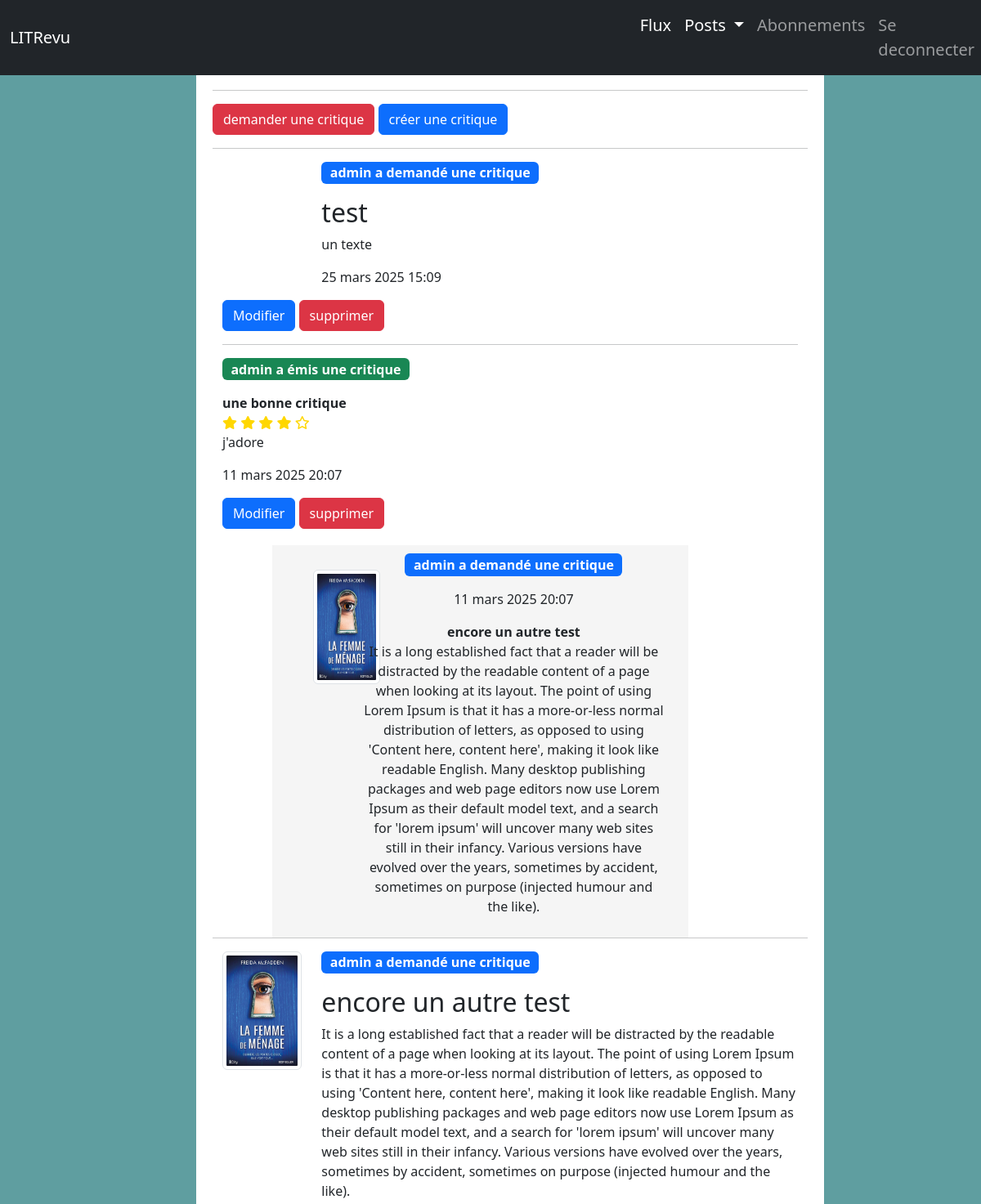
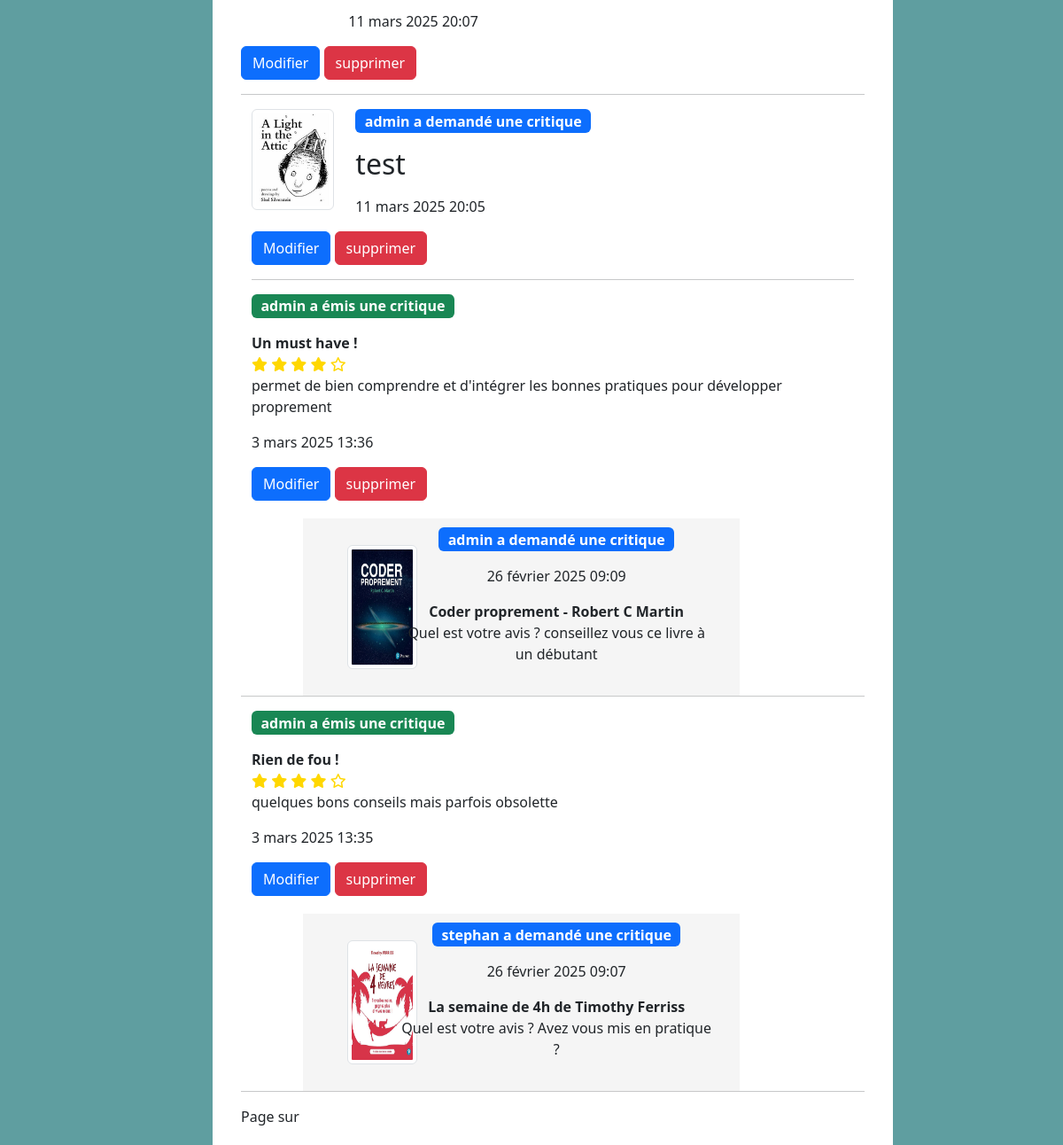
Screenshot of /home/ (signed in) with the database file from the repository (2 pictures, top to bottom).
### blog/models.py (models this page shows, shortened)
class Ticket(models.Model):
    image = models.ForeignKey(Photo,
                              null=True,
                              on_delete=models.SET_NULL,
                              blank=True)
    title = models.CharField(max_length=128)
    description = models.TextField(max_length=2048, blank=True)
    user = models.ForeignKey(settings.AUTH_USER_MODEL,
                             on_delete=models.CASCADE
                             )
    time_created = models.DateTimeField(auto_now_add=True)

class Review(models.Model):
    ticket = models.ForeignKey(to=Ticket, on_delete=models.CASCADE)
    rating = models.PositiveSmallIntegerField(
        validators=[MinValueValidator(0), MaxValueValidator(5)])
    headline = models.CharField(max_length=128)
    body = models.CharField(max_length=8192, blank=True)
    user = models.ForeignKey(
        to=settings.AUTH_USER_MODEL, on_delete=models.CASCADE)
    time_created = models.DateTimeField(auto_now_add=True)
    def empty_stars(self):
        return 5 - self.rating

class Photo(models.Model):
    image = models.ImageField(blank=True, null=True)
    caption = models.CharField(max_length=128, blank=True, null=True)
    uploader = models.ForeignKey(settings.AUTH_USER_MODEL,
                                 on_delete=models.CASCADE)
    date_created = models.DateTimeField(auto_now_add=True)
    IMAGE_MAX_SIZE = (800, 800)

### authentication/models.py (models this page shows)
class User(AbstractUser):
    pass

### blog/views.py (the view)
# urls.py: path('home/', FluxView.as_view(), name='home'),
class FluxView(LoginRequiredMixin, ListView):
    template_name = 'blog/home.html'
    context_object_name = 'page_obj'
    paginate_by = 6
    def get_queryset(self):
        user = self.request.user
        followed_user_ids = UserFollow.objects.filter(
            user=user).values_list('followed_user', flat=True)
        blocking_user_ids = UserFollow.objects.filter(
            followed_user=user, blocked_follower=True).values_list(
                'user', flat=True)
        tickets = Ticket.objects.filter(
            user__in=followed_user_ids).exclude(
                user__in=blocking_user_ids) | Ticket.objects.filter(user=user)
        reviews = Review.objects.filter(
            user__in=followed_user_ids).exclude(
                user__in=blocking_user_ids) | Review.objects.filter(user=user)
        posts = sorted(list(tickets) + list(reviews),
                       key=lambda x: x.time_created, reverse=True)
        return posts

### blog/templates/blog/home.html (shortened to what this page needs)
{% extends 'base.html' %}
{% block content %}
<h1>Mes flux</h1>
<hr>
<a class="btn btn-danger" href="{% url 'ticket_create' %}">demander une critique</a>
<a class="btn btn-primary" class="btn-primary" href="{% url 'ticket_and_review' %}">créer une critique</a>
<hr>
{% for post in page_obj %}
    {%if post.title %}
    <div class="container">
        <div class="row">
        <div class="col-md-2">
            {% if post.image and post.image.image %}
                <img src="{{ post.image.image.url }}" class="img-thumbnail" width="200" height="200" alt="Image for {{ post.title }}">
            {%endif%}
        </div>
        <div class="col-md-10">
            <p class="badge bg-primary">{{ post.user }} a demandé une critique</p>
            <h2>{{ post.title }}</h2>
            <p>{{ post.description }}</p>
            <p>{{ post.time_created }}</p>
        </div>
        </div>
        {% if post.user == user %}
        <div class="row">
            <div class="col-md-12">
            <a class="btn btn-primary"  href="{% url 'edit_ticket' post.id %}">
                Modifier
            </a>
            <a class="btn btn-danger" type="dropdown-item" href="{% url 'ticket_delete' post.id %}">
                supprimer
            </a>
        </div>
        {% else %}
        <div class="row">
            <div class="col-md-12">
            <a class="btn btn-primary"  href="{% url 'review_create' post.id %}">
                Créer une critique
            </a>
        {%endif%}
    </div>
    {%endif%}
    {%if post.headline %}
    <div class="review">
    <p class="badge bg-success">{{ post.user }} a émis une critique</p>
    <div>
    <strong>{{ post.headline }}</strong>
    <div class="rating">
        {% for _ in ""|ljust:post.rating %}
        <i class="fas fa-star"></i>
        {% endfor %}
        {% for _ in ""|ljust:post.empty_stars %}
            <i class="far fa-star"></i>
        {% endfor %}
    </div>
    </div>
    <p>{{ post.body }}</p>
    <p>{{ post.time_created }}</p>
    {% if post.user == user %}
    <div class="row">
        <div class="col-md-12">
        <a class="btn btn-primary"  href="{% url 'review_edit' post.id %}">
            Modifier
        </a>
        <a class="btn btn-danger" type="dropdown-item" href="{% url 'review_delete' post.id %}">
            supprimer
        </a>
    </div>
    {%endif%}
    <div class="downTicket">
        <div class="col-md-2">
        {% if post.ticket.image and post.ticket.image.image %}
            <img src="{{ post.ticket.image.image.url }}" class="img-thumbnail" alt="Première de couverture de {{ post.ticket.title }}">
        {%endif%}
        </div>
        <div class="col-md-9">
        <p class="badge bg-primary">{{ post.ticket.user }} a demandé une critique</p>
        <p>{{ post.ticket.time_created }}</p>
        <strong>{{ post.ticket.title }}</strong>
        <p>{{ post.ticket.description }}</p>
        </div>
    </div>
    {%endif%}
    <hr>
{% endfor %}
    <div class="pagination">
        <span>
            Page {{ page_obj.number }} sur {{ page_obj.paginator.num_pages }}
        </span>
    </div>
{% endblock content %}

### static/css/styles.css (style rules this page uses)
* { margin: 0; padding: 0; box-sizing: border-box; }
body { width: 80%; margin-left: 20%; margin-right: 20%; }
h1 { text-align: center; }
.downTicket { background-color: whitesmoke; display: flex; justify-content: center; margin-top: 20px; margin-left: 10%; padding: 10px; text-align: center; width: 70%; }
.downTicket .img-thumbnail { width: 120px; height: 140px; margin: 20px; }
.bg-image { background-color: cadetblue; }
.badge { max-width: 400px; font-size: 1em; }
.fa-star { color: gold; }

### rows the page displays
Ticket: user "admin", title "test", description "un texte", time_created "25 mars 2025 15:09", shows "Modifier"
Review: user "admin", headline "une bonne critique", rating 4 (drawn), body "j'adore", time_created "11 mars 2025 20:07", shows "Modifier", ticket.image.image (picture), ticket.user "admin", ticket.time_created "11 mars 2025 20:07", ticket "encore un autre test", ticket.description "It is a long established fact that a reader will be distracted by the readable content of a page when looking at its layout. The point of using Lorem Ipsum is that it has a more-or-less normal distribution of letters, as opposed to using 'Content here, content here', making it look like readable English. Many desktop publishing packages and web page editors now use Lorem Ipsum as their default model text, and a search for 'lorem ipsum' will uncover many web sites still in their infancy. Various versions have evolved over the years, sometimes by accident, sometimes on purpose (injected humour and the like)."
Ticket: image.image (picture), user "admin", title "encore un autre test", description "It is a long established fact that a reader will be distracted by the readable content of a page when looking at its layout. The point of using Lorem Ipsum is that it has a more-or-less normal distribution of letters, as opposed to using 'Content here, content here', making it look like readable English. Many desktop publishing packages and web page editors now use Lorem Ipsum as their default model text, and a search for 'lorem ipsum' will uncover many web sites still in their infancy. Various versions have evolved over the years, sometimes by accident, sometimes on purpose (injected humour and the like).", time_created "11 mars 2025 20:07", shows "Modifier"
Ticket: image.image (picture), user "admin", title "test", time_created "11 mars 2025 20:05", shows "Modifier"
Review: user "admin", headline "Un must have !", rating 4 (drawn), body "permet de bien comprendre et d'intégrer les bonnes pratiques pour développer proprement", time_created "3 mars 2025 13:36", shows "Modifier", ticket.image.image (picture), ticket.user "admin", ticket.time_created "26 février 2025 09:09", ticket "Coder proprement - Robert C Martin", ticket.description "Quel est votre avis ? conseillez vous ce livre à un débutant"
Review: user "admin", headline "Rien de fou !", rating 4 (drawn), body "quelques bons conseils mais parfois obsolette", time_created "3 mars 2025 13:35", shows "Modifier", ticket.image.image (picture), ticket.user "stephan", ticket.time_created "26 février 2025 09:07", ticket "La semaine de 4h de Timothy Ferriss", ticket.description "Quel est votre avis ? Avez vous mis en pratique ?"
